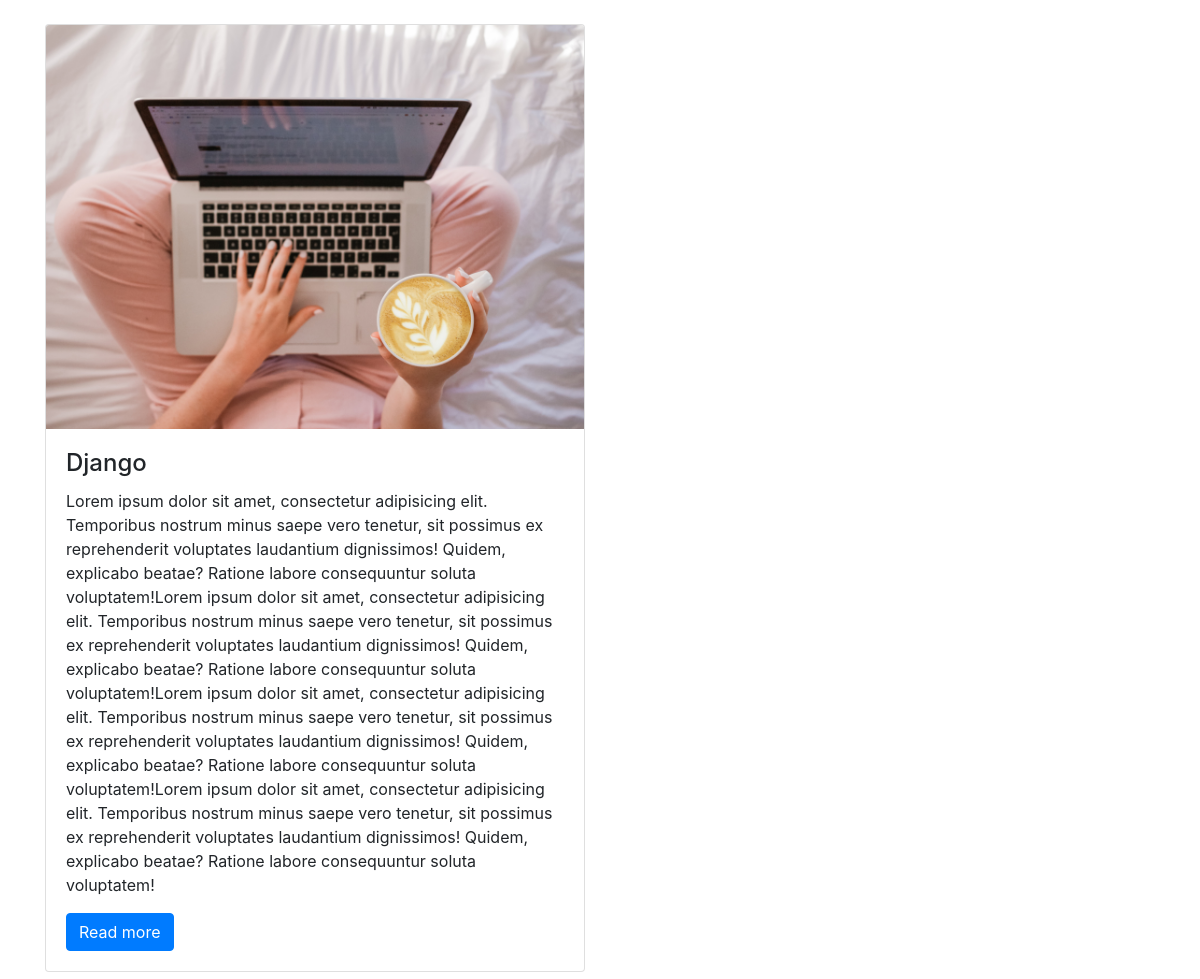
The page / on the database its author committed.
### posts/models.py (models this page shows, shortened)
class Post(models.Model):
    title = models.CharField(max_length=250)
    description = models.TextField()
    image = models.FileField(blank=True)

### posts/views.py (the view)
# urls.py: path('', views.blog_view, name='blog'),
def blog_view(request):
    blg_posts = Post.objects.all()
    return render(request, 'blog.html', {'blog':blg_posts})

### templates/blog.html (shortened to what this page needs)
{% extends 'base.html' %}
{% block content %}
<div class="row row-cols-1 row-cols-md-2">
    {% for b in blog %}
    <div class="col mb-4">
      <div class="card">
        <div class="view overlay">
          <img class="card-img-top" src="{{b.image.url}}" alt="">
        </div>
        <div class="card-body">
          <h4 class="card-title">{{b.title}}</h4>
          <p class="card-text">{{b.description}}</p>
          <a href="{%url 'detail' b.id %}" class="btn btn-primary btn-md">Read more</a>
        </div>
      </div>
    </div>
    {% endfor %}
  </div>
{% endblock %}

### templates/base.html (shortened to what this page needs)
{% load static %}
<!DOCTYPE html>
<html lang="en">
<head>
    <link rel="stylesheet" href="https://stackpath.bootstrapcdn.com/bootstrap/4.4.1/css/bootstrap.min.css">
</head>
<body>
    <div class="container py-4">
        {% block content %}
        {% endblock %}
    </div>
</body>
</html>

### rows shown on the page
Post: image (picture), title "Django", description "Lorem ipsum dolor sit amet, consectetur adipisicing elit. Temporibus nostrum minus saepe vero tenetur, sit possimus ex reprehenderit voluptates laudantium dignissimos! Quidem, explicabo beatae? Ratione labore consequuntur soluta voluptatem!Lorem ipsum dolor sit amet, consectetur adipisicing elit. Temporibus nostrum minus saepe vero tenetur, sit possimus ex reprehenderit voluptates laudantium dignissimos! Quidem, explicabo beatae? Ratione labore consequuntur soluta voluptatem!Lorem ipsum dolor sit amet, consectetur adipisicing elit. Temporibus nostrum minus saepe vero tenetur, sit possimus ex reprehenderit voluptates laudantium dignissimos! Quidem, explicabo beatae? Ratione labore…"
